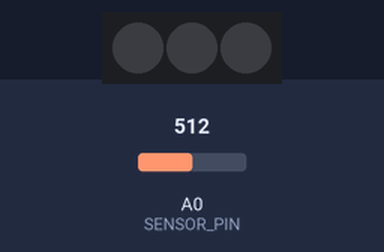
Recording of a sketch running on a simulated Arduino Uno, built with avr-gcc and run on an emulated ATmega328P. Shown: 3 RGB LEDs in strip order, left to right. The inputs (shaded band) are chosen by the test bench; at power-on: A0 (SENSOR_PIN) = 512. Random numbers use the default seed unless the sketch sets one; EEPROM starts erased; what the sketch prints to the serial monitor is not drawn.

Above: at 0.1 s.
At 6.7 s:
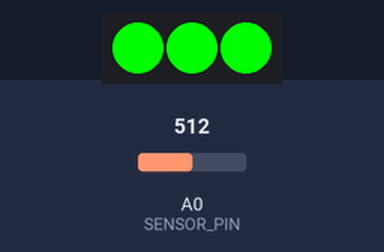
At 16.7 s:
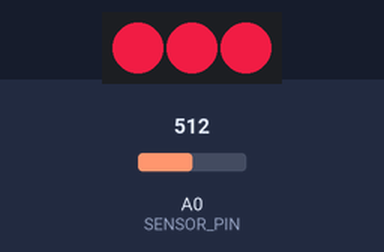
Timing chart, 0 to 18.2 s (numbered marks = the images above):
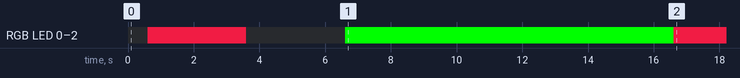

The sketch:

arduino-ramp.ino
```cpp
#include <ArduinoJson.h>         // Version: 5.13.0
#include <Adafruit_NeoPixel.h>   // Version: 1.1.5
#include <EEPROM.h>

// Note: This is intended to be run on an Arduino Uno

// Constants
const int STRIP_LENGTH = 3;
const int STRIP_PIN = 12;
const int SENSOR_PIN = A0;
const int SEED_PIN = A5; // Not connected
const int MAGIC_HEADER_LENGTH = 4;
const byte MAGIC_HEADER[] = {0x12, 0x34, 0x78, 0x90};
const int TRIGGER_RECORD_SIZE = sizeof(int) + sizeof(int);

// Calculated variables
int STRIP_R;
int STRIP_G;
int STRIP_B;
int SENSOR_NORMAL;
int SENSOR_LOW;
int SENSOR_TRIGGER;
int SAVE_LOCATION;

// State/program variables
bool SYS_ERROR = false;
unsigned int TRIGGERS = 0;
bool TRIGGERED = false;
long TRIGGER_DEBOUNCE = 100;
long LAST_STOP = 0;
String COMMAND = "";
Adafruit_NeoPixel STRIP = Adafruit_NeoPixel(STRIP_LENGTH, STRIP_PIN, NEO_GRB + NEO_KHZ800);
StaticJsonBuffer<1024> JSON_BUFFER;

void setup() {
  pinMode(SENSOR_PIN, INPUT);
  pinMode(SEED_PIN, INPUT);
  Serial.begin(9600);
  STRIP.begin();
  STRIP.show();

  randomSeed(analogRead(SEED_PIN));
  STRIP_R = random(20, 255);
  STRIP_G = random(20, 255);
  STRIP_B = random(50, 255);

  delay(500); // Give it a moment to set up
  calibrate();

  initMemory();
  setStripColor();

  printInfo();
  printStats();

  while(SYS_ERROR) {
    setStrip(255, 0, 0);
    delay(1000);
    clearStrip();
    delay(1000);
  }
}

void loop() {
  bool wasTriggered = TRIGGERED;
  int v = analogRead(SENSOR_PIN);
  if (v <= SENSOR_TRIGGER) {
    TRIGGERED = true;
  } else {
    TRIGGERED = false;
  }

  if (TRIGGERED != wasTriggered) {
    if (TRIGGERED && (millis() - LAST_STOP) > TRIGGER_DEBOUNCE) {
      trackTriggered();
      LAST_STOP = 0;
    }
    if (!TRIGGERED && LAST_STOP == 0) {
      LAST_STOP = millis();
    }
  }

  if (Serial.available() > 0) {
    COMMAND += char(Serial.read());
  }

  if (COMMAND.length() >= 3) {
    if (COMMAND == "INF") {
      printInfo();
    } else if (COMMAND == "STA") {
      printStats();
    } else if (COMMAND == "CLR") {
      clearMemory();
      printStats();
    } else if (COMMAND == "CAL") {
      calibrate();
      printInfo();
    }

    COMMAND = "";
  }
}

void setStripColor() {
  setStrip(STRIP_R, STRIP_G, STRIP_B);
}

void clearStrip() {
  setStrip(0, 0, 0);
}

void setStrip(int r, int g, int b) {
  for (int i = 0; i < STRIP_LENGTH; i++) {
    STRIP.setPixelColor(i, r, g, b);
  }
  STRIP.show();
}

void calibrate() {
  int samples = 30;
  int betweenSamples = 100;

  clearStrip();
  delay(100);
  setStripColor();

  SENSOR_NORMAL = 0;
  for (int i = 0; i < samples; i++) {
    SENSOR_NORMAL += analogRead(SENSOR_PIN);
    delay(betweenSamples);
  }
  SENSOR_NORMAL = SENSOR_NORMAL / samples;

  clearStrip();

  SENSOR_LOW = 0;
  for (int i = 0; i < samples; i++) {
    SENSOR_LOW += analogRead(SENSOR_PIN);
    delay(betweenSamples);
  }
  SENSOR_LOW = SENSOR_LOW / samples;

  SENSOR_TRIGGER = (SENSOR_LOW + SENSOR_NORMAL) / 2;

  // Do a warm up routine to indicate we're ready
  setStrip(0, 255, 0);
  delay(10000); // 10s
  setStripColor();
  delay(500);
}

void trackTriggered() {
  unsigned int now = int(millis() / 1000); // We can realtively safely do this, unless someone runs this for 56k days
  TRIGGERS++;

  EEPROM.update(SAVE_LOCATION + 0, highByte(now));
  EEPROM.update(SAVE_LOCATION + 1, lowByte(now));
  EEPROM.update(SAVE_LOCATION + 2, highByte(TRIGGERS));
  EEPROM.update(SAVE_LOCATION + 3, lowByte(TRIGGERS));

  printStats();
}

void initMemory() {
  for (int i = 0; i < MAGIC_HEADER_LENGTH; i++) {
    byte v = EEPROM.read(i);
    if (v != MAGIC_HEADER[i]) {
      clearMemory();
      break;
    }
  }

  // Find our save location
  SAVE_LOCATION = 0;
  for (int i = MAGIC_HEADER_LENGTH; i < EEPROM.length(); i++) {
    byte v = EEPROM.read(i);
    if (v == 0xFF) {
      SAVE_LOCATION = i;
      break;
    }
  }
  if (SAVE_LOCATION < MAGIC_HEADER_LENGTH || (EEPROM.length() - SAVE_LOCATION) < TRIGGER_RECORD_SIZE) {
    SYS_ERROR = true;
  }
}

void clearMemory() {
  for (int i = 0; i < EEPROM.length(); i++) {
    if (i < MAGIC_HEADER_LENGTH) {
      EEPROM.write(i, MAGIC_HEADER[i]);
    } else {
      EEPROM.write(i, 0xFF);
    }
  }
}

void readHistorical(int address, unsigned int *record) {
  byte tsHigh = EEPROM.read(address + 0);
  byte tsLow = EEPROM.read(address + 1);
  byte vHigh = EEPROM.read(address + 2);
  byte vLow = EEPROM.read(address + 3);

  if (tsHigh == 0xFF && tsLow == 0xFF && vHigh == 0xFF && vLow == 0xFF) {
    record[0] = 0;
    record[1] = 0;
    return;
  }

  unsigned int ts = (tsHigh * 256) + tsLow;
  unsigned int v = (vHigh * 256) + vLow;

  record[0] = ts;
  record[1] = v;
}

void printInfo() {
  JsonObject& root = JSON_BUFFER.createObject();
  root["schema"] = "INFO";

  JsonObject& sensor = root.createNestedObject("sensor");
  sensor["low"] = SENSOR_LOW;
  sensor["normal"] = SENSOR_NORMAL;
  sensor["trigger"] = SENSOR_TRIGGER;
  sensor["is_triggered"] = TRIGGERED;
  sensor["pin"] = SENSOR_PIN;

  JsonObject& strip = root.createNestedObject("strip");
  strip["length"] = STRIP_LENGTH;
  strip["pin"] = STRIP_PIN;
  strip["r"] = STRIP_R;
  strip["g"] = STRIP_G;
  strip["b"] = STRIP_B;

  root.printTo(Serial);
  JSON_BUFFER.clear();
  Serial.println("--END--");
}

void printStats() {
  JsonObject& root = JSON_BUFFER.createObject();
  root["schema"] = "STATS";

  JsonArray& records = root.createNestedArray("records");

  for (int i = MAGIC_HEADER_LENGTH; i < EEPROM.length(); i += TRIGGER_RECORD_SIZE) {
    unsigned int record[2];
    readHistorical(i, record);
    if (record[0] == 0) {
      break;
    }

    JsonArray& tuple = records.createNestedArray();
    tuple.add(record[0]);
    tuple.add(record[1]);
  }

  root.printTo(Serial);
  JSON_BUFFER.clear();
  Serial.println("--END--");
}
```
